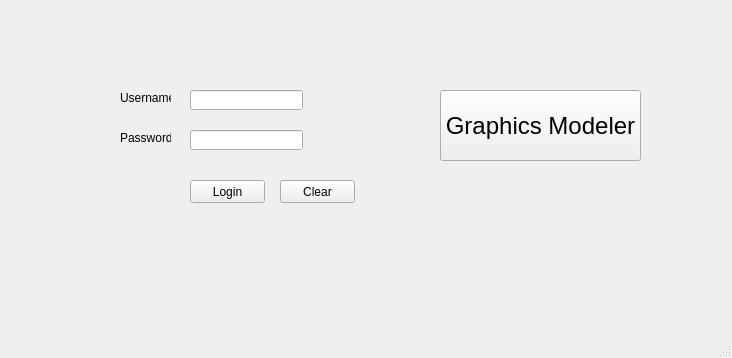
<?xml version="1.0" encoding="UTF-8"?>
<ui version="4.0">
 <class>MainWindow</class>
 <widget class="QMainWindow" name="MainWindow">
  <property name="geometry">
   <rect>
    <x>0</x>
    <y>0</y>
    <width>732</width>
    <height>358</height>
   </rect>
  </property>
  <property name="windowTitle">
   <string>MainWindow</string>
  </property>
  <widget class="QWidget" name="centralwidget">
   <widget class="QPushButton" name="loginButton">
    <property name="geometry">
     <rect>
      <x>190</x>
      <y>180</y>
      <width>75</width>
      <height>23</height>
     </rect>
    </property>
    <property name="text">
     <string>Login</string>
    </property>
   </widget>
   <widget class="QPushButton" name="clearButton">
    <property name="geometry">
     <rect>
      <x>280</x>
      <y>180</y>
      <width>75</width>
      <height>23</height>
     </rect>
    </property>
    <property name="text">
     <string>Clear</string>
    </property>
   </widget>
   <widget class="QLineEdit" name="usernameLine">
    <property name="geometry">
     <rect>
      <x>190</x>
      <y>90</y>
      <width>113</width>
      <height>20</height>
     </rect>
    </property>
   </widget>
   <widget class="QLineEdit" name="passwordLine">
    <property name="geometry">
     <rect>
      <x>190</x>
      <y>130</y>
      <width>113</width>
      <height>20</height>
     </rect>
    </property>
    <property name="echoMode">
     <enum>QLineEdit::Password</enum>
    </property>
   </widget>
   <widget class="QPushButton" name="modelerButton">
    <property name="geometry">
     <rect>
      <x>440</x>
      <y>90</y>
      <width>201</width>
      <height>71</height>
     </rect>
    </property>
    <property name="font">
     <font>
      <pointsize>18</pointsize>
      <weight>50</weight>
      <bold>false</bold>
     </font>
    </property>
    <property name="text">
     <string>Graphics Modeler</string>
    </property>
   </widget>
   <widget class="QLabel" name="usernameLabel">
    <property name="geometry">
     <rect>
      <x>120</x>
      <y>90</y>
      <width>51</width>
      <height>16</height>
     </rect>
    </property>
    <property name="text">
     <string>Username:</string>
    </property>
   </widget>
   <widget class="QLabel" name="passLabel">
    <property name="geometry">
     <rect>
      <x>120</x>
      <y>130</y>
      <width>51</width>
      <height>16</height>
     </rect>
    </property>
    <property name="text">
     <string>Password:</string>
    </property>
   </widget>
   <widget class="QLabel" name="warningLabel">
    <property name="geometry">
     <rect>
      <x>190</x>
      <y>220</y>
      <width>181</width>
      <height>21</height>
     </rect>
    </property>
    <property name="text">
     <string/>
    </property>
   </widget>
  </widget>
  <widget class="QMenuBar" name="menubar">
   <property name="geometry">
    <rect>
     <x>0</x>
     <y>0</y>
     <width>732</width>
     <height>21</height>
    </rect>
   </property>
  </widget>
  <widget class="QStatusBar" name="statusbar"/>
 </widget>
 <resources/>
 <connections>
  <connection>
   <sender>loginButton</sender>
   <signal>clicked()</signal>
   <receiver>MainWindow</receiver>
   <slot>onLoginClick()</slot>
   <hints>
    <hint type="sourcelabel">
     <x>227</x>
     <y>209</y>
    </hint>
    <hint type="destinationlabel">
     <x>227</x>
     <y>372</y>
    </hint>
   </hints>
  </connection>
  <connection>
   <sender>clearButton</sender>
   <signal>clicked()</signal>
   <receiver>MainWindow</receiver>
   <slot>onClearClick()</slot>
   <hints>
    <hint type="sourcelabel">
     <x>309</x>
     <y>208</y>
    </hint>
    <hint type="destinationlabel">
     <x>307</x>
     <y>401</y>
    </hint>
   </hints>
  </connection>
  <connection>
   <sender>modelerButton</sender>
   <signal>clicked()</signal>
   <receiver>MainWindow</receiver>
   <slot>onModelerClick()</slot>
   <hints>
    <hint type="sourcelabel">
     <x>536</x>
     <y>154</y>
    </hint>
    <hint type="destinationlabel">
     <x>537</x>
     <y>427</y>
    </hint>
   </hints>
  </connection>
 </connections>
 <slots>
  <slot>onLoginClick()</slot>
  <slot>onClearClick()</slot>
  <slot>onModelerClick()</slot>
 </slots>
</ui>
